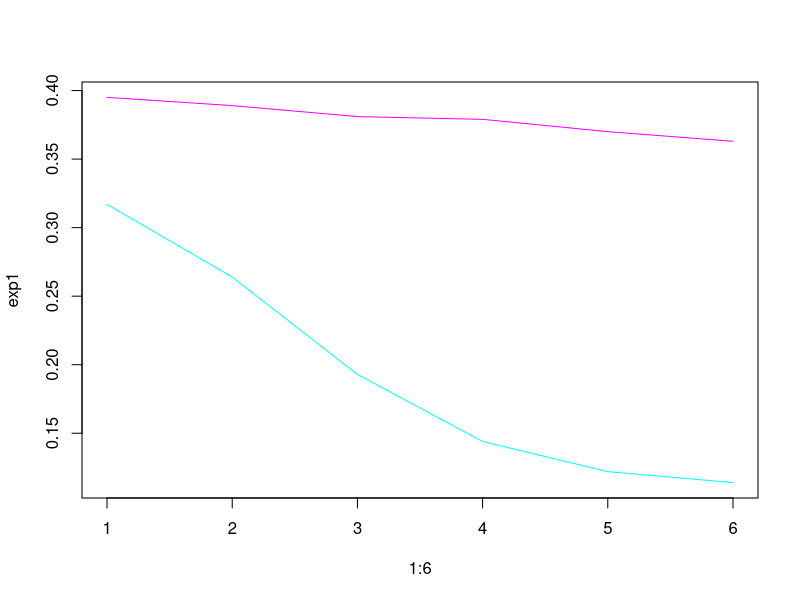

The R script that drew this image:
exp1 = c(0.317, 0.264, 0.193, 0.144, 0.122, 0.114)
exp2_ing = c(0.395, 0.389, 0.381, 0.379, 0.370, 0.363)

deltA_exp1 = max(exp1) - min(exp1)
ME = deltA_exp1/0.04
print(ME)



plot(1:6, exp1, type="l", col="cyan", ylim = c(0.114, 0.395))
lines(1:6, exp2_ing, col="magenta")
print(min(exp2_ing)/min(exp1))